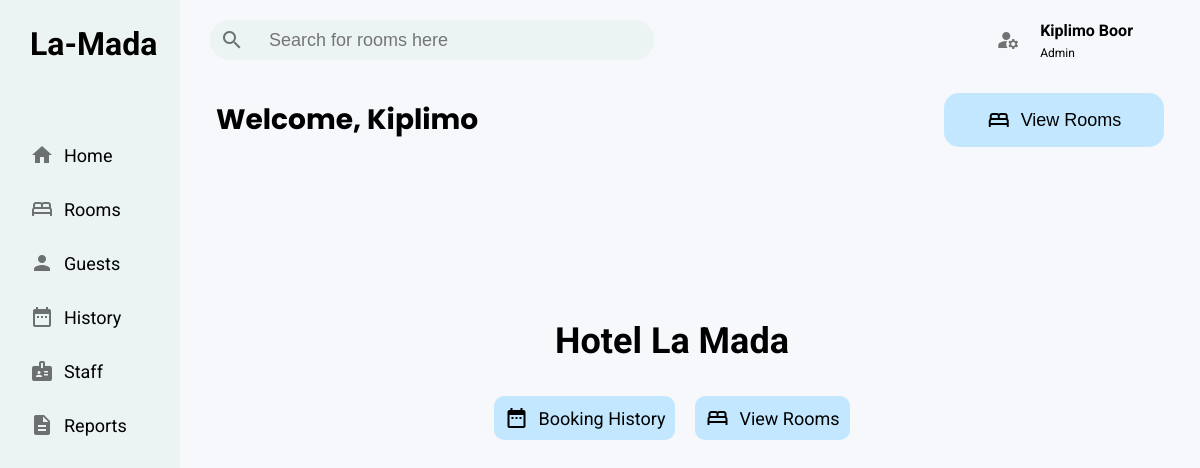
The page / (signed in) on the database its author committed.
### tables this page shows
CREATE TABLE 'users' (
    'id' INTEGER PRIMARY KEY AUTOINCREMENT,
    'email' VARCHAR(50) NOT NULL,
    'first_name' CHAR(50),
    'last_name' CHAR(50),
    'role' CHAR(50),
    'password' VARCHAR
);

### app.py (the view)
@app.route("/")
@login_required
def index():
    rows = db.execute("SELECT room_number, type, rate, status FROM rooms")
    return render_template("index.html", rooms=rows)

### app.py (called while the page is built)
@app.after_request
def after_request(response):
    response.headers["Cache-Control"] = "no-cache, no-store, must-revalidate"
    response.headers["Expires"] = 0
    response.headers["Pragma"] = "no-cache"
    return response

@app.context_processor
def user_details():
    if request.path == "/login":
        return {}
    row = db.execute(
        "SELECT first_name, last_name, role FROM users WHERE id = ?", session["user_id"]
    )
    return dict(user=row[0])

### helpers.py (called while the page is built)
def login_required(f):
    @wraps(f)
    def decorated_function(*args, **kwargs):
        if session.get("user_id") is None:
            return redirect("/login")
        return f(*args, **kwargs)
    return decorated_function

def kes(value):
    return f"Sh.{value:,.2f}"

### templates/index.html (shortened to what this page needs)
{% extends "layout.html"%}
{% block body %}
<div class="actions">
    <div class="heading">
        <h3>Welcome, {{ (user.first_name).capitalize() }}</h3>
    </div>
    <button onclick="toggleAction()" class="action">
        <span class="material-icons"> bed </span>
        View Rooms
    </button>
</div>
<div class="workspace">
    <div class="welcome">
        <h1 id="trial">Hotel La Mada</h1>
        <div class="quick-actions">
            <div class="quick-action" onclick="openBookings()">
                <span class="material-icons"> date_range </span> Booking History
            </div>
            <div class="quick-action" onclick="openRooms()">
                <span class="material-icons"> bed </span> View Rooms
            </div>
        </div>
    </div>
</div>
{% endblock %}

### templates/layout.html (shortened to what this page needs)
<!DOCTYPE html>
<html lang="en">
<head>
    <link href="/static/styles.css" rel="stylesheet">
</head>
<body id="body">
    <header>
        <div class="search">
            <span class="material-icons md-dark">search</span>
            <form action="">
                <input type="text" placeholder="Search for rooms here">
            </form>
        </div>
        <div class="profile" onclick="logout()">
            <div class="profile-pic">
                <span class="material-icons md-dark">manage_accounts</span>
            </div>
            <div class="profile-data">
                <span id="name">{{ (user.first_name).capitalize() + " "+ (user.last_name).capitalize()
                    }}</span><br>
                <span id="role">{{ (user.role).capitalize()}}</span>
            </div>
        </div>
    </header>
    <nav>
        <div id="logo" class="logo">La-Mada</div>
        <ul>
            <a class="nav-item" href="/">
                <span class="material-icons md-dark">home</span>
                <li>Home</li>
            </a>
            <a class="nav-item" href="/rooms">
                <span class="material-icons md-dark"> bed </span>
                <li>Rooms</li>
            </a>
            <a class="nav-item" href="">
                <span class="material-icons md-dark"> person </span>
                <li>Guests</li>
            </a>
            <a class="nav-item" href="/history">
                <span class="material-icons md-dark"> date_range </span>
                <li>History</li>
            </a>
            <a class="nav-item" href="/staff">
                <span class="material-icons md-dark"> badge </span>
                <li>Staff</li>
            </a>
            <a class="nav-item" href="">
                <span class="material-icons md-dark"> description </span>
                <li>Reports</li>
            </a>
        </ul>
    </nav>
    {% block body%}{% endblock %}
</body>
</html>

### static/styles.css (style rules this page uses)
* { -ms-box-sizing: content-box; box-sizing: content-box; }
body { display: flex; align-items: center; justify-content: center; background-color: #F6F8FC; font-family: "Roboto", sans-serif; font-size: 18px; margin: 0; }
a { text-decoration: none; color: black; }
ul { list-style: none; padding: 0; }
.material-icons { font-size: 24px; padding-right: 10px; }
.material-icons.md-dark { color: rgba(0, 0, 0, 0.54); }
form { display: flex; flex-direction: column; justify-content: center; align-items: center; }
form input { display: flex; justify-content: center; align-items: center; margin: 0 0 15px 0; width: 20vw; height: 50px; font-size: 18px; border: none; border-radius: 5px; padding: 0 20px; background-color: #ECF3F3; border: 1px solid #202124; }
header { inset: 0 0 90vh 15vw; position: absolute; display: flex; flex-direction: row; justify-content: space-between; align-items: center; overflow: hidden; background-color: #F6F8FC; padding: 0 30px; }
header .search { height: 40px; border-radius: 20px; background-color: #ECF3F3; display: flex; flex-direction: row; align-items: center; overflow: hidden; padding: 0 10px; }
header .search input { margin: 0px; padding: 0 15px; width: 30vw; font-size: 18px; background-color: #ECF3F3; border: none; }
header .profile { display: flex; flex-direction: row; justify-content: center; align-items: center; padding: 10px 15px; border-radius: 15px; margin-right: 22px; cursor: pointer; }
header .profile .profile-pic { padding-right: 10px; display: flex; flex-direction: row; justify-content: center; align-items: center; }
header .profile #name { font-weight: bold; font-size: 16px; }
header .profile #role { font-size: 12px; }
nav { position: absolute; inset: 0 85vw 0 0; padding: 25px 0 0 30px; background-color: #ECF3F3; }
nav .logo { font-size: 32px; font-weight: bold; margin-bottom: 80px; }
nav .nav-item { display: flex; margin: 0 0 30px 0; align-items: center; }
.actions { position: absolute; width: 79vw; inset: 10vh 3vw 80vh 18vw; display: flex; align-items: center; justify-content: space-between; }
.actions .heading { font-family: "Poppins", sans-serif; font-size: 24px; font-weight: bold; }
.actions .action { width: 160px; font-size: 18px; display: flex; justify-content: center; align-items: center; background-color: #C2E7FF; padding: 15px 30px; border-radius: 15px; cursor: pointer; border: none; }
.workspace { width: 82vw; position: absolute; inset: 20vh 0 0 15vw; border-radius: 10px 10px 0 0; overflow-y: auto; padding: 5vh 0; }
.workspace .welcome { margin-top: 15vh; text-align: center; }
.workspace .quick-actions { display: flex; justify-content: center; align-items: center; }
.workspace .quick-action { display: flex; align-items: center; margin: 10px; background-color: #C2E7FF; padding: 10px; border-radius: 10px; cursor: pointer; }

### rows shown on the page
users: first_name+last_name "Kiplimo Boor", role "Admin", first_name "Kiplimo"
